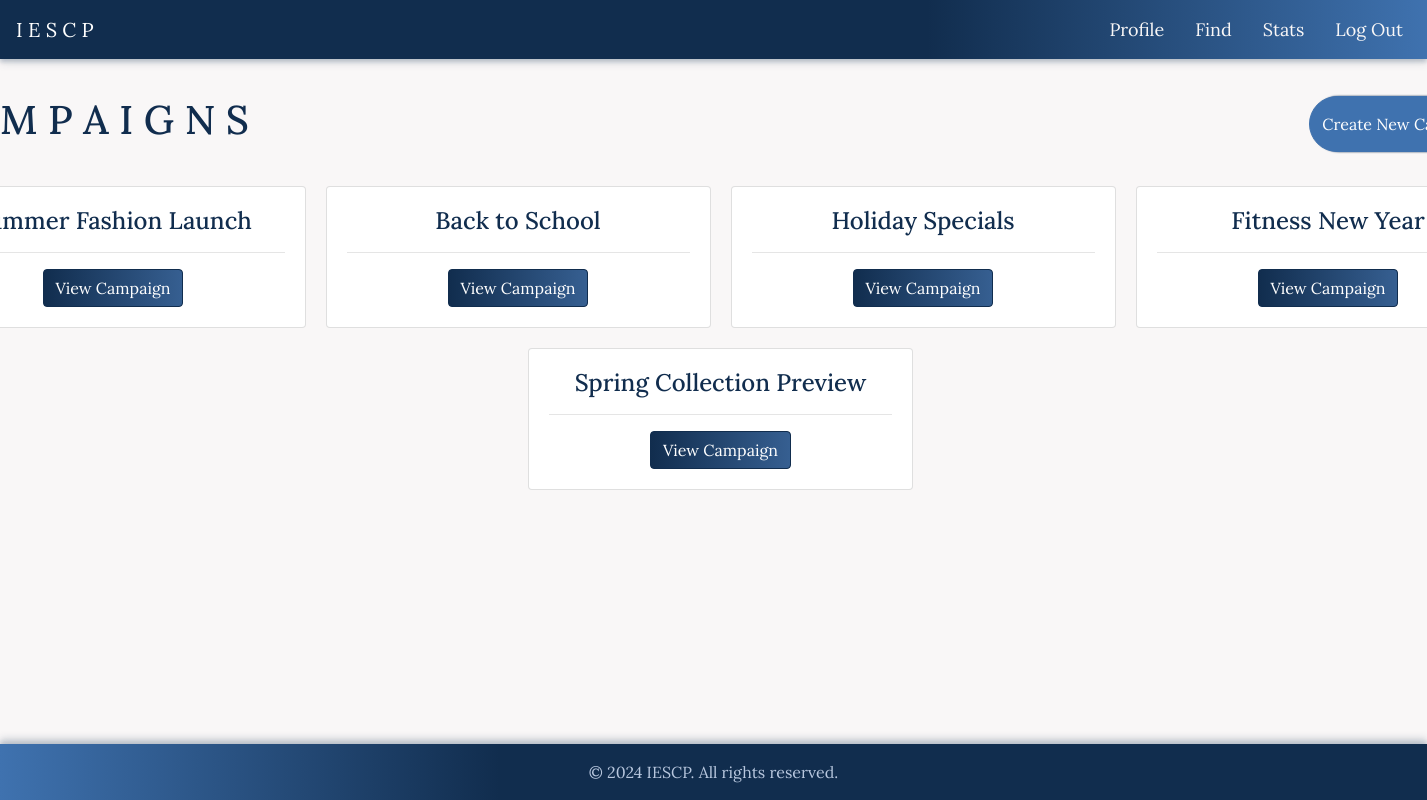
Page /campaigns?sponsor_id=6 on the earlier database version.
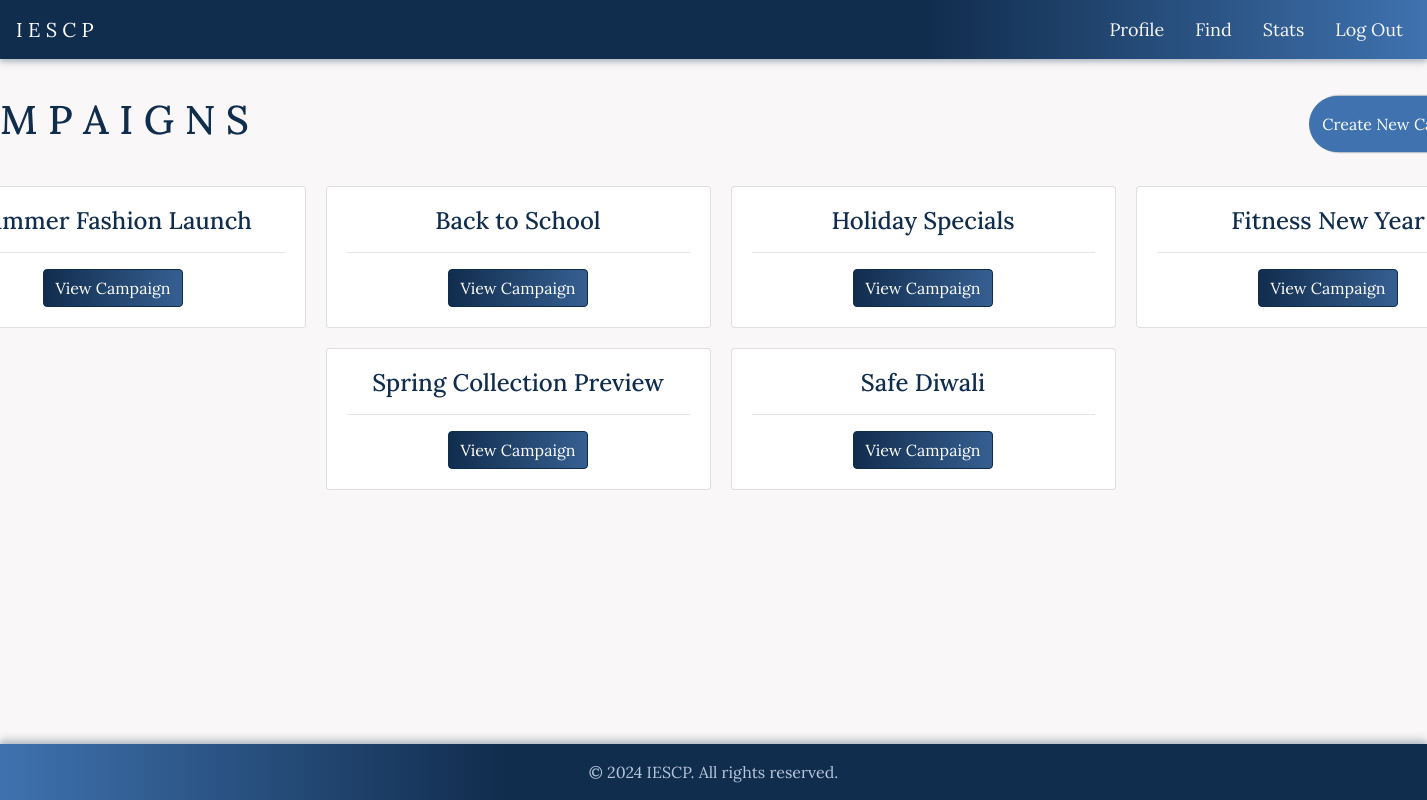
Same page on the later database version.
### app/models.py (models this page shows)
class Campaign(db.Model):
    id = db.Column(db.Integer, primary_key=True)
    name = db.Column(db.String(64), nullable=False)
    description = db.Column(db.Text, nullable=False)
    start_date = db.Column(db.DateTime, default=datetime.utcnow)
    end_date = db.Column(db.DateTime)
    budget = db.Column(db.Float, nullable=False)
    visibility = db.Column(db.String(10), nullable=False)
    goals = db.Column(db.Text, nullable=False)
    sponsor_id = db.Column(db.Integer, db.ForeignKey('user.id'), nullable=False)
    ad_requests = db.relationship('AdRequest', backref='campaign', lazy=True)

### app/routes.py (the view)
@app.route('/campaigns')
def campaigns():
    sponsor_id = request.args.get('sponsor_id')
    campaigns = Campaign.query.filter_by(sponsor_id=sponsor_id).all()
    return render_template('campaigns.html', active_page='campaigns', campaigns=campaigns, sponsor_id=sponsor_id)

### app/templates/campaigns.html (shortened to what this page needs)
{% extends "navbar_after_login.html" %}
{% block styles %}
  <link rel="stylesheet" href="{{ url_for('static', filename='/css/campaigns.css') }}">
{% endblock %}
{% block content %}
<div class="container mt-4">
    <div class="d-flex justify-content-between mb-4">
        <h1>C A M P A I G N S</h1>
        <button class="btn btn-primary" data-toggle="modal" data-target="#createCampaignModal">Create New Campaign</a>
    </div>
    <div class="row">
        {% for campaign in campaigns %}
            <div class="col-md-4">
                <div class="card campaign-card">
                    <div class="card-body">
                        <h4 class="card-title">{{ campaign.name }}</h5>
                            <hr>
                        <a href="{{ url_for('campaign', campaign_id=campaign.id) }}" class="btn btn-secondary gradient">View Campaign</a>
                    </div>
                </div>
            </div>
        {% endfor %}
    </div>
</div>
{% endblock %}

### app/templates/navbar_after_login.html (shortened to what this page needs)
<!doctype html>
<html lang="en">
  <head>
    <link rel="stylesheet" href="https://stackpath.bootstrapcdn.com/bootstrap/4.3.1/css/bootstrap.min.css">
    <link rel="stylesheet" href="{{ url_for('static', filename='css/styles.css') }}">
    <link rel="stylesheet" href="{{ url_for('static', filename='/css/navbar_styles.css') }}">
    {% block styles %}{% endblock %}
  </head>
  <body>
    <nav class="navbar navbar-expand-md navbar-dark">
        <a class="navbar-brand" href="/">I E S C P</a>
        <div class="collapse navbar-collapse" id="navbarCollapse">
            <ul class="navbar-nav ml-auto">
                <li class="nav-item{% if active_page == 'profile' %}-active{% endif %}">
                    {% if session['role'] == 'influencer' %}
                        <a class="nav-link" href="{{ url_for('influencer_dashboard') }}">Profile</a>
                    {% elif session['role'] == 'sponsor' %}
                        <a class="nav-link" href="{{ url_for('sponsor_dashboard') }}">Profile</a>
                    {% elif session['role'] == 'admin' %}
                        <a class="nav-link" href="{{ url_for('admin_dashboard') }}">Profile</a>
                    {% else %}
                        <a class="nav-link" href="{{ url_for('login') }}">Profile</a>
                    {% endif %}
                </li>
                <li class="nav-item{% if active_page == 'find' %}-active{% endif %}">
                    <a class="nav-link" href=#>Find</a>
                </li>
                <li class="nav-item{% if active_page == 'stats' %}-active{% endif %}">
                    <a class="nav-link" href=#>Stats</a>
                </li>
                <li class="nav-item" id="logout">
                    <a class="nav-link" href="{{ url_for('logout') }}">Log Out</a>
                </li>
            </ul>
        </div>
    </nav>
    <main role="main" class="container" style="margin-top: 40px;">
      {% block content %}
      {% endblock %}
    </main>
  </body>
  <footer class="footer mt-auto py-3">
    <div class="container">
        <span class="text-muted">&copy; 2024 IESCP. All rights reserved.</span>
    </div>
</footer>
</html>

### app/static/css/styles.css (style rules this page uses)
body { display: flex; flex-direction: column; min-height: 100vh; margin: 0; background-color: #F9F7F7; color: #112D4E; font-family: Lora, serif; }
h1, h2, h3, h4, h5, h6 { color: #112D4E; }
.btn-primary { background-color: #3F72AF; border-color: #3F72AF; border-radius: 30px; box-shadow: 2px 0px 2px #112D4E; }
.btn-secondary { background-color: #112D4E; border-color: #112D4E; }
a { color: #3F72AF; }
.navbar { background-color: rgba(17, 45, 78, 0.95); box-shadow: 0 3px 4px rgba(17, 45, 78, 0.2), 0 5px 8px rgba(17, 45, 78, 0.1); background-image: linear-gradient(to right, #112D4E 65%, #3F72AF); position: fixed; top: 0; z-index: 1000; width: 100%; }
.navbar-nav .nav-link { color: #F9F7F7; }
.navbar-dark .navbar-nav .nav-link { color: #F9F7F7 !important; }
.row { margin-top: 20px; box-shadow: 2px 2px 6px rgba(0, 0, 0, 0.3); }

### app/static/css/navbar_styles.css (style rules this page uses)
.navbar-nav .nav-item { margin-right: 15px; font-size: large; }
.navbar-nav .nav-item:last-child { margin-right: 0; }

### app/static/css/campaigns.css (style rules this page uses)
.mt-4, .my-4 { margin-top: 3.5rem !important; margin-left: -15.5rem; margin-right: -31rem !important; }
.mb-4, .my-4 { margin-right: -31rem; }
.row { box-shadow: none; width: 150%; justify-content: center }
.col-md-4 { max-width: 25%; padding: 10px; }
.card { text-align: center; height: 100%; }
.btn-secondary.gradient { background-image: linear-gradient(to left, #365F91, #112D4E); }

Differences in the rows shown:
added Campaign: name "Safe Diwali"
